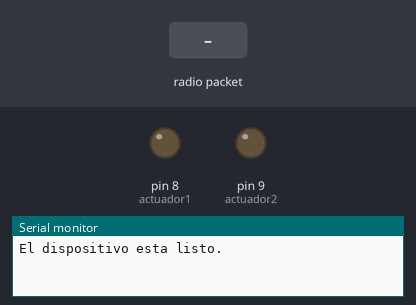
This sketch was run on a simulated Arduino Uno, built with avr-gcc and run on an emulated ATmega328P. On the bench: output pins drawn as LEDs (lit = HIGH), the last lines printed to the serial monitor. Inputs (shaded band) come from the test bench. No radio packets arrive unless stated.

Above: at 1.2 s.
1.3 s: radio packet "00" arrives
At 1.7 s:
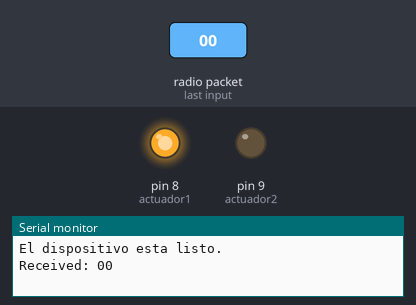
2.8 s: radio packet "22" arrives
At 4.0 s:
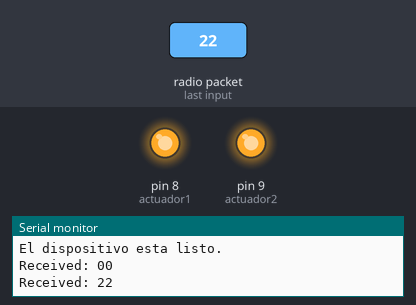
4.3 s: radio packet "11" arrives
At 5.2 s:
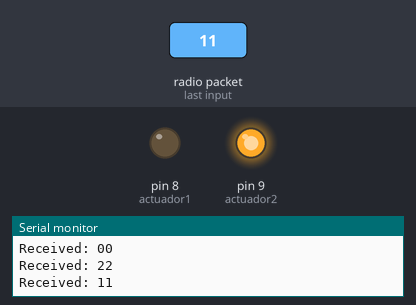
5.8 s: radio packet "33" arrives
At 6.3 s:
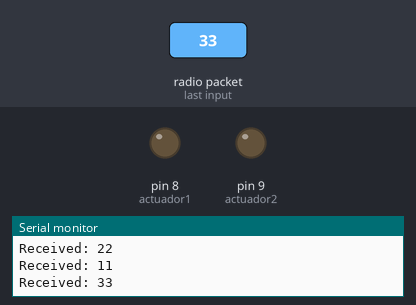
Timing chart, 0 to 8.3 s (numbered marks = the images above; inputs shaded):
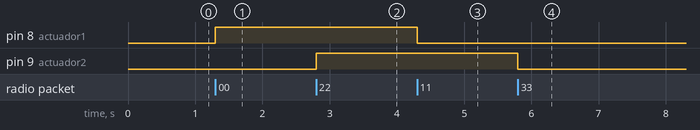

Measured:
- after the input at 1.3 s, pin 8 (actuador1): LOW → HIGH at once
- after the input at 2.8 s, pin 9 (actuador2): LOW → HIGH at once
- after the input at 4.3 s, pin 8 (actuador1): HIGH → LOW at once
- after the input at 5.8 s, pin 9 (actuador2): HIGH → LOW at once

The sketch:

rf-reciever.ino
```cpp
// Arduino Version 1.6.9
// platformio lib install VirtualWire
// // The digital IO pin number of the press to talk, enables the transmitter
// hardware
// static uint8_t vw_ptt_pin = 10;
// // The digital IO pin number of the receiver data
// static uint8_t vw_rx_pin = 11;
// // The digital IO pin number of the transmitter data
// static uint8_t vw_tx_pin = 12;

#include <VirtualWire.h>
byte message[VW_MAX_MESSAGE_LEN]; // a buffer to store the incoming messages
byte messageLength = VW_MAX_MESSAGE_LEN; // the size of the message
String readString = String(30);

const byte actuador1 = 8;
const byte actuador2 = 9;

void setup() {
  Serial.begin(9600);
  Serial.println("El dispositivo esta listo.");
  // Initialize the IO and ISR
  vw_setup(2000); // Bits per sec
  vw_rx_start(); // Start the receiver

  pinMode(actuador1, OUTPUT);
  digitalWrite(actuador1, LOW);

  pinMode(actuador2, OUTPUT);
  digitalWrite(actuador2, LOW);
}

void loop() {
  if (vw_get_message(message, &messageLength)) { // Non-blocking
    Serial.print("Received: ");
    for (int i = 0; i < messageLength; i++) {
      //Serial.write(message[i]);
      readString += (char)message[i];
    }
    Serial.println(readString);

    if (readString == "00") {
      digitalWrite(actuador1, HIGH);
    } else if (readString == "11") {
      digitalWrite(actuador1, LOW);
    } else if (readString == "22") {
      digitalWrite(actuador2, HIGH);
    } else if (readString == "33") {
      digitalWrite(actuador2, LOW);
    }
  }
  readString = "";
}

// RFC 7231 - Hypertext Transfer Protocol (HTTP/1.1)
void readValueHTTP(String &keyParam) {
  String parametro = keyParam + "=";
  int indice = readString.indexOf(parametro);
  if (indice > -1) {
    keyParam = readString.substring(indice + parametro.length());
    int indice2 = keyParam.indexOf("&");
    if (indice2 > -1) {
      indice = indice2;
    }
    keyParam = keyParam.substring(0, indice);
  }
}
```
